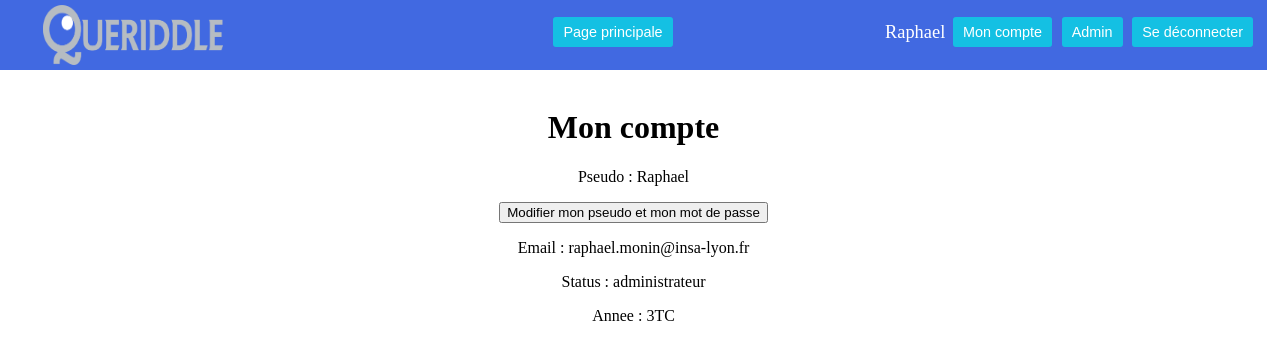
Page /my_account (signed in) on the committed database.
### tabledef.py (models this page shows, shortened)
class Utilisateur(Base):
    __tablename__ = "utilisateurs"
    username = Column(String, primary_key=True)
    email = Column(String)
    password = Column(String)
    status = Column(String)
    annee = Column(Integer, ForeignKey("annees.annee"))
    annee_rel = relationship("Annee", foreign_keys=[annee])

### queriddle.py (the view)
@app.route('/my_account')
def my_account():
    if not session.get('logged_in'):
        return redirect(url_for('do_admin_login'))
    else:
        Session = sessionmaker(bind=engine)
        s = Session()
        query=s.query(Utilisateur).filter(Utilisateur.username == session['username'])[0]
        return render_template('my_account.html', myUsername = query.username, myStatus = query.status, myEmail = query.email, myAnnee=query.annee)

### templates/my_account.html (shortened to what this page needs)
<!DOCTYPE html>
<html lang="en">
<head>
</head>
<body>
    {% include 'head.html' %}
    <br>
    <h1>Mon compte</h1>
    <div>
        <p>Pseudo : {{ myUsername }}</p>
        <form id="form" action="/ask_modify_account" method="post">
            <input type="submit" value="Modifier mon pseudo et mon mot de passe">
        </form>
        <p>Email : {{ myEmail }}</p>
        <p>Status : {{ myStatus }}</p>
        <p>Annee : {{ myAnnee }}</p>
    </div>
</body>
</html>

### templates/head.html (shortened to what this page needs)
<!DOCTYPE html>
<html lang="en">
<head>
    <link rel="stylesheet" href="/static/head.css" type="text/css">
</head>
<body>
    <div id="entete">
        <img src="/static/logo.png">
        <div id="Accueil">
            <form action="http://0.0.0.0:5000">
                <input id="bouton" type="submit" value="Page principale">
            </form>
        </div>
        <div id="statut">
            <p id="username">{{ myUsername }}</p>
            <form action="http://0.0.0.0:5000/my_account">
                <input id="bouton" type="submit" value="Mon compte">
            </form>
            <form action="http://0.0.0.0:5000/administrateur">
                <input id="bouton" type="submit" value="Admin">
            </form>
            <form action="http://0.0.0.0:5000/logout">
                <input id="bouton" type="submit" value="Se déconnecter">
            </form>
        </div>
    </div>
</body>
</html>

### static/head.css (style rules this page uses)
#entete { margin-left: -15px; margin-right: -15px; margin-top: -8px; height: 70px; background-color: #4169E1; text-align:center; }
img { float: left; margin-left: 50px; margin-top: 5px; height: 60px; width: 180px; }
#Accueil { position: absolute; height: 56px; width: 300px; margin-top: 15px; margin-left: 470px; }
#statut { margin-left: 890px; margin-top: 0px; height: 60px; width: 370px; border: 2px solid #4169E1; display: flex; justify-content:space-between; align-items: center; }
#username { font-size: 1.15em; color: white; }
#bouton { font: 0.9em "Fira Sans",sans-serif; cursor: pointer; line-height: 70%; border: 2px solid #4169E1; background-color: #14C0E3; color: white; border-radius: 5px; padding: 10px; }

### templates/my_account.html (style rules this page uses)
h1, div { text-align: center; }

### rows in the picture
Utilisateur: username "Raphael", email "raphael.monin@insa-lyon.fr", status "administrateur", annee "3TC"
